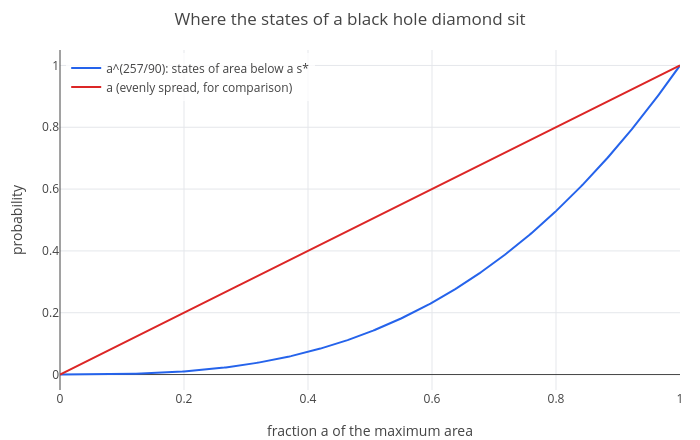

Notebook source saved alongside this figure:
### Markdown cell above
Footnote 24 adds how the states are spread over areas: the probability of an area below a fraction $a$ of the maximum
tends to $a^{q/2(1 - q)} = a^{257/90}$ (equation 5.63). Most of the weight sits near the top:

### Code cell
p = plot(a^(257/90), a, 0, 1);
p = show(p, plot(a, a, 0, 1));
p = legend(p, "a^(257/90): states of area below a s*", "a (evenly spread, for comparison)");
labels(title(p, "Where the states of a black hole diamond sit"), "fraction a of the maximum area", "probability")

### Figure 1 — Plotly figure (JSON) as saved in the notebook; plotly's stock layout.template omitted (floating-point values rounded to 4 significant figures; data arrays with more than 128 entries replaced by an {"elided": "..."} marker saying what was removed)
{"data": [{"line": {"color": "#2563eb", "width": 2}, "mode": "lines", "name": "a^(257/90): states of area below a s*", "type": "scatter", "x": {"elided": "402 float values"}, "y": {"elided": "402 float values"}}, {"line": {"color": "#dc2626", "width": 2}, "mode": "lines", "name": "a (evenly spread, for comparison)", "type": "scatter", "x": {"elided": "402 float values"}, "y": {"elided": "402 float values"}}], "layout": {"height": 440, "legend": {"bgcolor": "rgba(255,255,255,0.8)", "x": 0.01, "xanchor": "left", "y": 0.99, "yanchor": "top"}, "margin": {"b": 50, "l": 60, "r": 20, "t": 50}, "showlegend": true, "title": {"text": "Where the states of a black hole diamond sit"}, "width": 700, "xaxis": {"title": {"text": "fraction a of the maximum area"}, "zeroline": true}, "yaxis": {"range": [-0.05, 1.05], "title": {"text": "probability"}, "zeroline": true}}}
